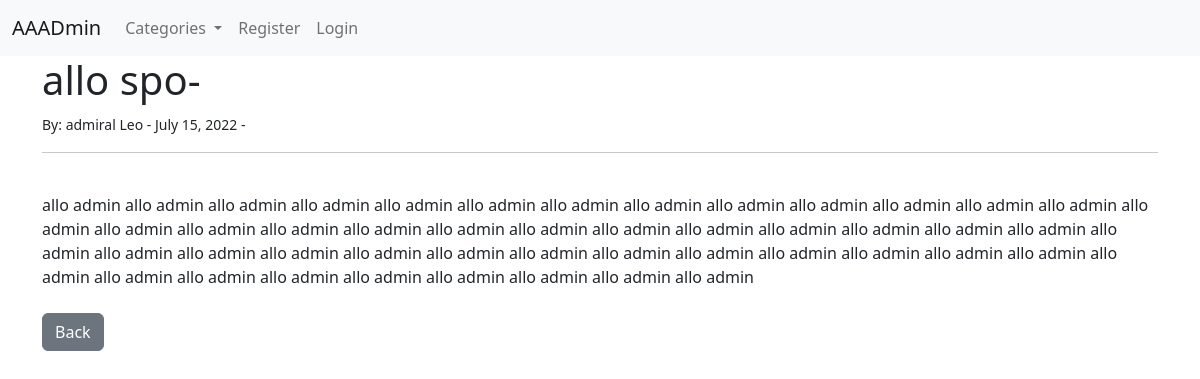
Page /article/21 on the committed database.
### blugz/models.py (models this page shows, shortened)
class Post(models.Model):
    title = models.CharField(max_length=255)
    title_tag = models.CharField(max_length=255)
    author = models.ForeignKey(User, on_delete=models.CASCADE)
    body = models.TextField()
    post_date = models.DateField(auto_now_add=True)
    category = models.CharField(max_length=255, default='coding')

### blugz/views.py (the view)
# urls.py: path('article/<int:pk>', ArticleDetailView.as_view(), name= 'article-detail'),
class ArticleDetailView(DetailView):
    model = Post
    template_name = 'article_details.html'
    def get_context_data(self, *args, **kwargs):
       cat_menu = Category.objects.all()
       context = super(ArticleDetailView, self).get_context_data(*args, **kwargs)
       context["cat_menu"] = cat_menu
       return context

### blugz/models.py (called while the page is built)
    def __str__(self):
        return self.name

### blugz/templates/article_details.html (shortened to what this page needs)
{% extends 'base.html' %}
{% block content %}
<h1>{{ post.title }}-</h1>
<small>By: {{ post.author.first_name }}
{{ post.author.last_name }} -
{{ post.post_date }} -
</small><br/><hr>
<br/>
{{ post.body|safe }}
<br/><br/>
<a href="{% url 'home'%}" class="btn btn-secondary">Back</a>
{% endblock %}

### rows in the picture
Post: title "allo spo", author.first_name "admiral", author.last_name "Leo", post_date "July 15, 2022", body "allo admin allo admin allo admin allo admin allo admin allo admin allo admin allo admin allo admin allo admin allo admin allo admin allo admin allo admin allo admin allo admin allo admin allo admin allo admin allo admin allo admin allo admin allo admin allo admin allo admin allo admin allo admin allo admin allo admin allo admin allo admin allo admin allo admin allo admin allo admin allo admin allo admin allo admin allo admin allo admin allo admin allo admin allo admin allo admin allo admin allo admin allo admin allo admin"
